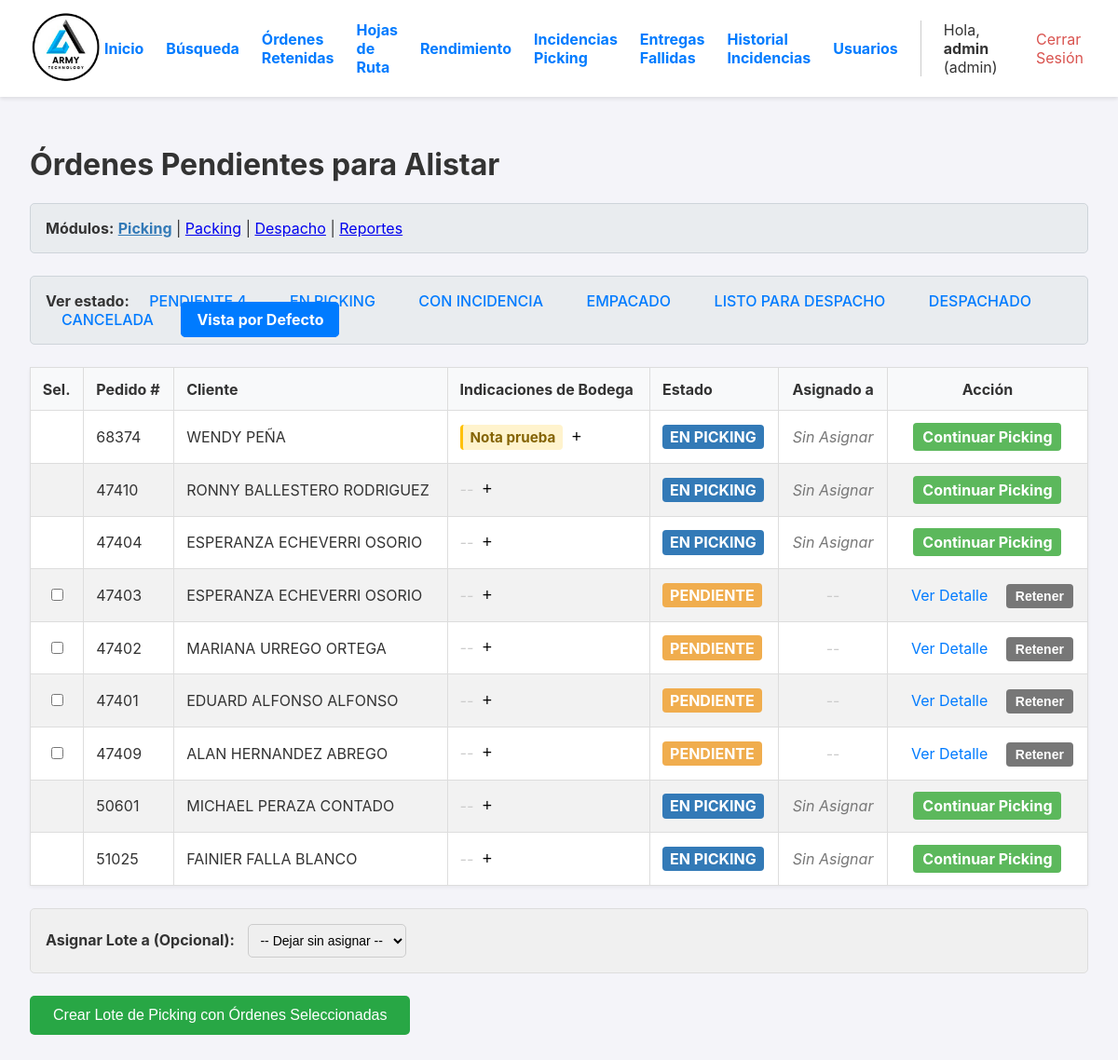
Page / (signed in) on the earlier database version.
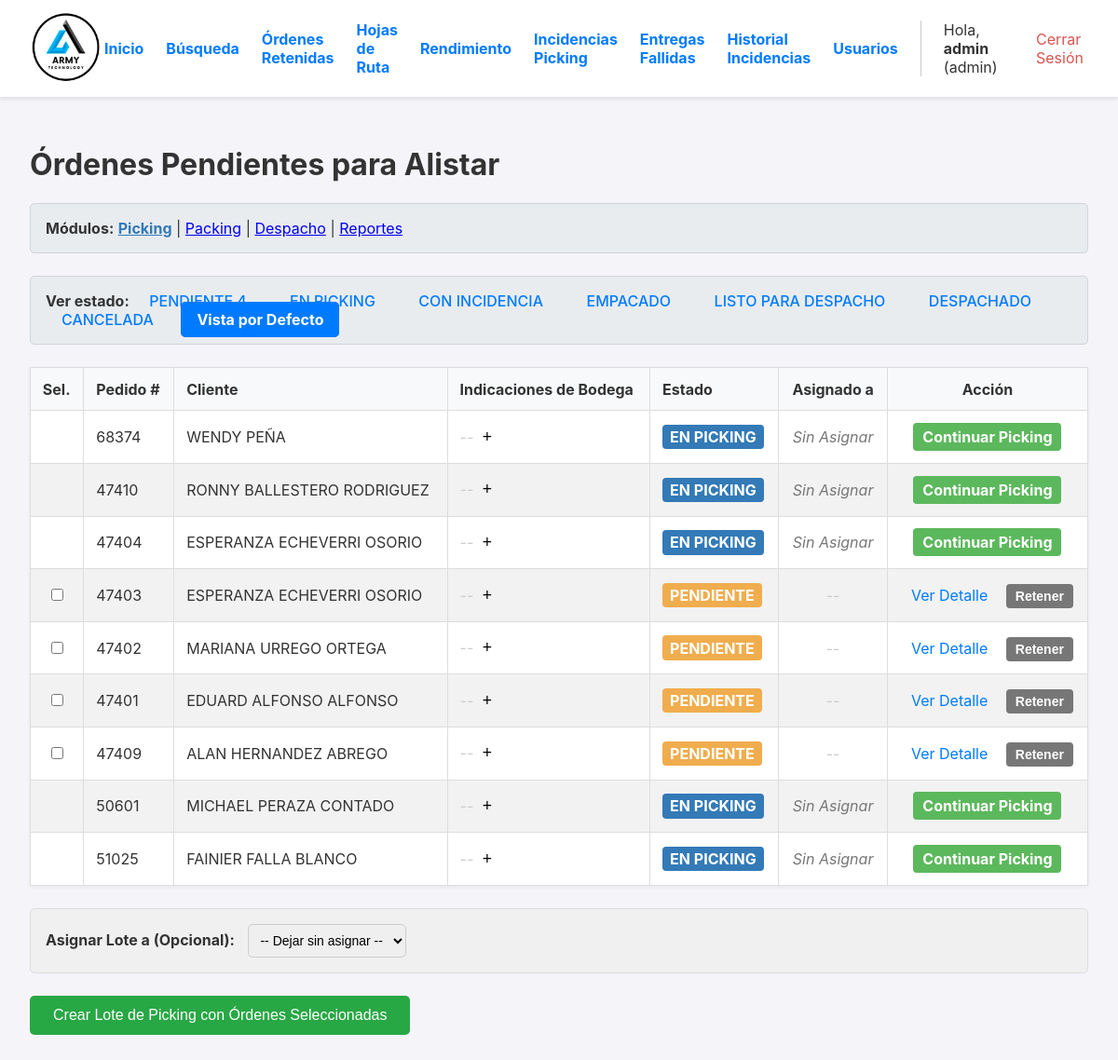
Same page on the later database version.
### app.py (models this page shows, shortened)
class Orden(db.Model):
    id = db.Column(db.Integer, primary_key=True)
    numero_pedido = db.Column(db.String(50), unique=True, nullable=False)
    cliente_nombre = db.Column(db.String(200), nullable=False)
    cliente_direccion = db.Column(db.String(300), nullable=True)
    estado = db.Column(db.String(30), nullable=False, default='PENDIENTE')
    fecha_creacion = db.Column(db.DateTime, nullable=False, default=datetime.datetime.utcnow)
    lote_id = db.Column(db.Integer, db.ForeignKey('lote_picking.id'), nullable=True)
    items = db.relationship('ItemOrden', backref='orden', lazy=True, cascade="all, delete-orphan")
    fecha_inicio_picking = db.Column(db.DateTime, nullable=True)
    fecha_fin_picking = db.Column(db.DateTime, nullable=True)
    fecha_fin_packing = db.Column(db.DateTime, nullable=True)
    fecha_despacho = db.Column(db.DateTime, nullable=True)
    packer_id = db.Column(db.Integer, db.ForeignKey('user.id', ondelete='SET NULL'), nullable=True)
    packer = db.relationship('User', foreign_keys=[packer_id])
    devolucion_confirmada = db.Column(db.Boolean, default=False, nullable=False)
    bultos = db.relationship('Bulto', backref='orden', cascade="all, delete-orphan")
    hoja_de_ruta_id = db.Column(db.Integer, db.ForeignKey('hoja_de_ruta.id'), nullable=True)
    destino_id = db.Column(db.Integer, db.ForeignKey('destino.id'), nullable=True)
    destino = db.relationship('Destino', backref='ordenes')
    guia_encomienda = db.Column(db.String(100), nullable=True)
    nota_entrega = db.Column(db.Text, nullable=True)
    fecha_entrega_final = db.Column(db.DateTime, nullable=True)
    nota_bodega = db.Column(db.Text, nullable=True)

### app.py (the view, shortened to what this page needs)
@app.route('/')
@login_required
def dashboard():
    if current_user.role == 'conductor':
        return redirect(url_for('dashboard_conductor'))
    estados_posibles = ['PENDIENTE', 'EN_PICKING', 'CON_INCIDENCIA', 'EMPACADO', 'LISTO_PARA_DESPACHO', 'DESPACHADO', 'CANCELADA', 'RETENIDO']
    estado_filtro = request.args.get('estado')
    ordenes_canceladas_para_devolver = []
    query_base = db.select(Orden)
    if current_user.role == 'admin':
        if estado_filtro:
            query_base = query_base.where(Orden.estado == estado_filtro)
        else:
            query_base = query_base.where(Orden.estado.in_(['PENDIENTE', 'EN_PICKING']))
    ordenes = db.session.execute(query_base.order_by(Orden.fecha_creacion.desc())).scalars().all()
    operarios = db.session.execute(db.select(User).filter_by(role='operario').order_by(User.username)).scalars().all()
    return render_template('dashboard.html',
                           ordenes=ordenes,
                           operarios=operarios,
                           estados=estados_posibles,
                           filtro_actual=estado_filtro,
                           ordenes_a_devolver=ordenes_canceladas_para_devolver)

### app.py (called while the page is built)
@login_manager.user_loader
def load_user(user_id):
    return db.session.get(User, int(user_id))

### templates/dashboard.html (shortened to what the changed rows need)
{% extends "layout.html" %}
{% block content %}
    <h1>Órdenes Pendientes para Alistar</h1>
    <table>
        <thead>
            <tr>
                <th>Sel.</th>
                <th>Pedido #</th>
                <th>Cliente</th>
                <th>Indicaciones de Bodega</th>
                <th>Estado</th>
                <th style="text-align: center;">Asignado a</th>
                <th style="text-align: center;">Acción</th>
            </tr>
        </thead>
        <tbody>
            {% for orden in ordenes %}
                <tr class="{{ 'orden-cancelada' if orden.estado == 'CANCELADA' else '' }}">
                    <td data-label="Seleccionar" style="text-align: center;">
                    </td>
                    <td data-label="Pedido #">{{ orden.numero_pedido }}</td>
                    <td data-label="Cliente">{{ orden.cliente_nombre }}</td>
                    <td data-label="Indicaciones de Bodega">
                        {% if orden.nota_bodega %}
                            <span class="nota-bodega-texto">{{ orden.nota_bodega }}</span>
                        {% else %}
                            <span class="nota-bodega-texto-vacia" style="color: #ccc; font-style: italic;">--</span>
                        {% endif %}
                        {% if current_user.role in ['admin', 'garantias'] %}
                            <form action="{{ url_for('editar_nota_bodega', orden_id=orden.id) }}" method="POST" style="display: inline; margin-left: 5px;" onsubmit="return editarNotaBodega(this, '{{ orden.numero_pedido }}');">
                                <button type="submit" style="background: none; border: none; cursor: pointer; font-size: 1.1rem; padding: 0;" title="Editar indicación de bodega">+</button>
                            </form>
                        {% endif %}
                    </td>
                    <td data-label="Estado">
                        <span class="estado estado-{{ orden.estado }}">{{ orden.estado.replace('_', ' ') }}</span>
                    </td>
                    <td data-label="Asignado a" style="text-align: center;">
                        {% if orden.lote and orden.lote.operario %}
                            <strong>{{ orden.lote.operario.username }}</strong>
                        {% elif orden.estado == 'EN_PICKING' %}
                            {% if current_user.role == 'operario' %}
                                <form action="{{ url_for('tomar_lote', lote_id=orden.lote_id) }}" method="POST" style="margin: 0;">
                                    <button type="submit" class="action-button-take">Tomar Lote</button>
                                </form>
                            {% else %}
                                <span style="color: #777; font-style: italic;">Sin Asignar</span>
                            {% endif %}
                        {% else %}
                            <span style="color: #ccc;">--</span>
                        {% endif %}
                    </td>
                    <td data-label="Acción" style="text-align: center;">
                        {% if orden.estado == 'EN_PICKING' and orden.lote and (current_user.role == 'admin' or (orden.lote.operario and current_user.id == orden.lote.operario_id)) %}
                            <a href="{{ url_for('detalle_lote', lote_id=orden.lote_id) }}" class="action-link action-link-picking">Continuar Picking</a>
                        {% else %}
                            <a href="{{ url_for('detalle_orden', orden_id=orden.id) }}" class="action-link">Ver Detalle</a>
                        {% endif %}
                    </td>
                </tr>
            {% else %}
                <tr>
                    <td colspan="7" style="text-align: center; padding: 2em;">
                        No hay órdenes que coincidan con el filtro actual.
                    </td>
                </tr>
                {% endfor %}
        </tbody>
    </table>
{% endblock %}

Differences in the rows shown:
changed Orden "WENDY PEÑA": nota_bodega "Nota prueba" → (not shown); now shows "--"
